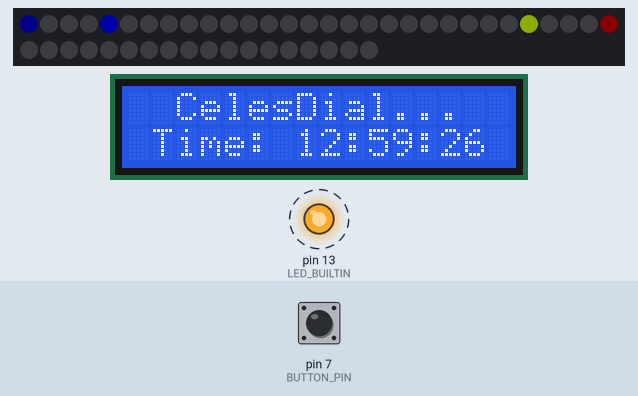
The sketch below on a simulated Arduino Uno, built with avr-gcc and run on an emulated ATmega328P. Parts: 48 RGB LEDs in strip order, left to right, continuing on the next row, 16×2 character LCD, output pins drawn as LEDs (lit = HIGH). Dashed ring = blinking. The inputs (shaded band) are chosen by the test bench; at power-on: pin 7 (BUTTON_PIN) HIGH. Dim RGB values are drawn brighter than linear; the local clock reads 2024-03-15 10:24:30 at power-on unless the sketch sets it; what the sketch prints to the serial monitor is not drawn.

Above: at 1.1 s.
1.2 s: pin 7 (BUTTON_PIN) pulled LOW for 0.15 s
At 2.8 s:
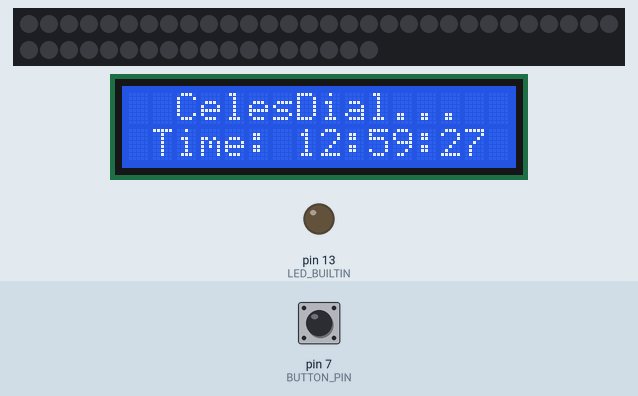
4.3 s: pin 7 (BUTTON_PIN) pulled LOW for 1 s
At 4.46 s:
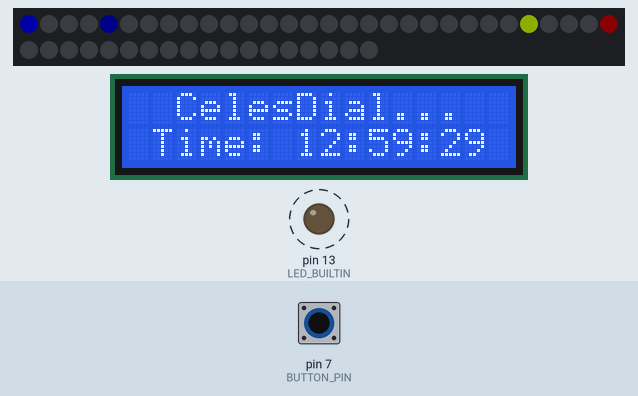
6.8 s: pin 7 (BUTTON_PIN) pulled LOW for 0.15 s
At 7.8 s:
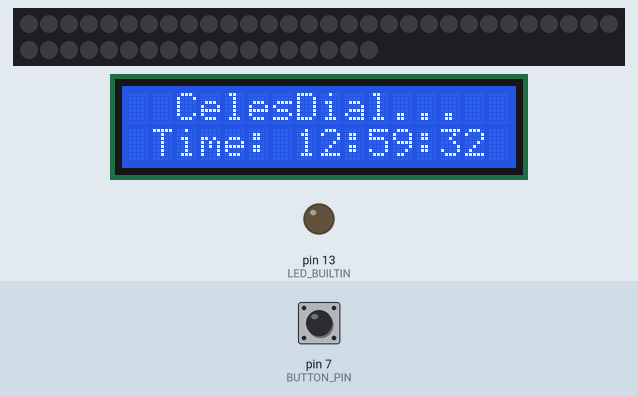
8.5 s: pin 7 (BUTTON_PIN) pulled LOW for 1 s
At 26.17 s:
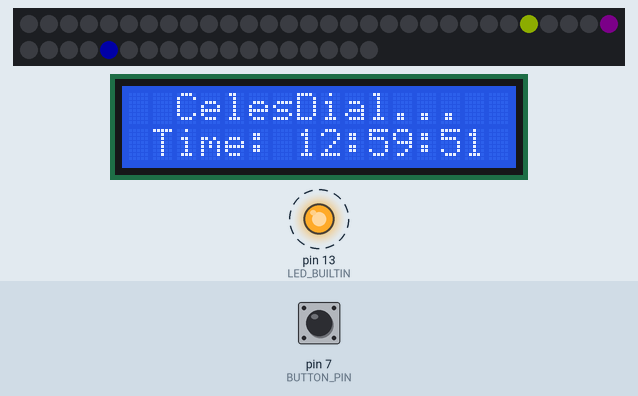
Timing chart, 0 to 27.6 s (numbered marks = the images above; inputs shaded):
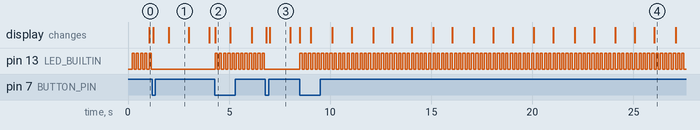

The sketch:

CelesDial_Controller.ino
```cpp
/*
Final year project for CelesDial controller. It includes the following hardware attached

1. RTC clock module DS1302 (CLK=Pin4, DAT=Pin3, RST=Pin2)
2. Push button (Input=Pin7). ACtive LOW.
3. RGB LED strip with WS2812 (Data-in=Pin10)
4. LCD Module (16 x 2) (SDA=A4, SCL=A5, I2C address=0x27)

Student Name: Ho Chi Him Samuel
Student Number: 230688185

*/

#include <Arduino.h>
//#include <Ds1302.h>
#include "uRTCLib.h"
#include <Adafruit_NeoPixel.h>
//#include <Wire.h>
#include <LiquidCrystal_I2C.h>

//Define hardware parameter constant
#define BUTTON_PIN    7
#define LED_DATA_PIN  10
#define RTC_CLK       4
#define RTC_DAT       3
#define RTC_RST       2
#define NeoPixel_PIN  10
#define NUM_LED       48 //LED strip has 48 LEDs but we used them just certain number of LED at specific position
#define BRIGHT_LEVEL  50 //Original 80
#define HIGH          1
#define LOW           0
#define LCD_I2C       0x27
#define RTC_DS1307_I2C  0x68
#define STOP          Serial.println("Stop for debugging");while (true) {}


//Common variables
int button_val = 0;
const static char* week_days[] = {"Mon", "Tue", "Wed", "Thu", "Fri", "Sat", "Sun"};
const static uint8_t led_pos[12] = {25, 22, 17, 13, 9, 4, 0, 47, 43, 38, 34, 29};
const static uint32_t led_dim[4] = {0x0000cc, 0x000099, 0x000066, 0x000033};

//Ds1302 rtc(RTC_RST, RTC_CLK, RTC_DAT);
uRTCLib rtc(RTC_DS1307_I2C);
Adafruit_NeoPixel rgb_led = Adafruit_NeoPixel(NUM_LED, NeoPixel_PIN, NEO_GRB + NEO_KHZ800);
LiquidCrystal_I2C lcd(LCD_I2C, 16, 2);

/*
Clock arm: Hour = Red, Min = Green, Sec = Blue
*/
void clock_arm (uint8_t t_hour, uint8_t t_min, uint8_t t_sec) {

  uint8_t t_5_min = 0, t_5_sub_min = 0, t_5_sec = 0, t_5_sub_sec = 0;

  //t_hour *= 5; //Special handle of hour time.
  //t_5_hour = t_hour / 5; // This will not use at hour arm
  //t_5_sub_hour = t_hour % 5; //Thiw will not use at hour arm
  t_5_min = t_min / 5;//As t_5_min is integer, so if t_min 0,1,2,3,4,5,6,7,8,9,10,11...., t_5_min will be 0,0,0,0,0,1,1,1,1,1,2,2...
  t_5_sub_min = t_min % 5; // if t_min 0,1,2,3,4,5,6,7,8,9,10,11...., t_5_sub_min will be 0,1,2,3,4,0,1,2,3,4,0,1...
  t_5_sec = t_sec / 5;
  t_5_sub_sec = t_sec % 5;

  //Hour Arm showing: GREEN
  if (t_hour == 12)
    rgb_led.setPixelColor(led_pos[0], 0x00ff00 | rgb_led.getPixelColor(led_pos[0])); //t_hour always 1, 2...12
  else
    rgb_led.setPixelColor(led_pos[t_hour], 0x00ff00 | rgb_led.getPixelColor(led_pos[t_hour])); //t_hour always 1, 2...12;


  /*
  if (t_5_sub_hour == 0) {
    rgb_led.setPixelColor(led_pos[t_5_hour], 0x00ff00 | rgb_led.getPixelColor(led_pos[t_5_hour]));
  }
  else { //This case never happen fpr hour arm, can be deleted this
    if (t_5_hour == 11) { //Special case of 12 -> 1
      rgb_led.setPixelColor(led_pos[11], led_dim[t_5_sub_hour - 1] <<8 |rgb_led.getPixelColor(led_pos[11]));
      rgb_led.setPixelColor(led_pos[0], led_dim[4 - t_5_sub_hour] <<8 | rgb_led.getPixelColor(led_pos[0]));

    }
    else { //This will not used, can be deleted it.
      rgb_led.setPixelColor(led_pos[t_5_hour], led_dim[t_5_sub_hour - 1] <<8 | rgb_led.getPixelColor(led_pos[t_5_hour]));
      rgb_led.setPixelColor(led_pos[t_5_hour + 1], led_dim[4 - t_5_sub_hour] <<8 | rgb_led.getPixelColor(led_pos[t_5_hour + 1]));

    }
  }
*/
  //Min Arm showing: RED
  if (t_5_sub_min == 0) {
    rgb_led.setPixelColor(led_pos[t_5_min], 0xff0000 | rgb_led.getPixelColor(led_pos[t_5_min]));
  }
  else {
    if (t_5_min == 11) {
      rgb_led.setPixelColor(led_pos[11], led_dim[t_5_sub_min - 1] <<16 |rgb_led.getPixelColor(led_pos[11]));//Gradually dim out
      rgb_led.setPixelColor(led_pos[0], led_dim[4 - t_5_sub_min] <<16 | rgb_led.getPixelColor(led_pos[0]));//Gradually light up

    }
    else {
      rgb_led.setPixelColor(led_pos[t_5_min], led_dim[t_5_sub_min - 1] <<16 | rgb_led.getPixelColor(led_pos[t_5_min]));//Gradually dim out
      rgb_led.setPixelColor(led_pos[t_5_min + 1], led_dim[4 - t_5_sub_min] <<16 | rgb_led.getPixelColor(led_pos[t_5_min + 1]));//Gradually light up

    }
  }

  //Sec Arm showing: BLUE
  if (t_5_sub_sec == 0) {
    rgb_led.setPixelColor(led_pos[t_5_sec], 0x0000ff | rgb_led.getPixelColor(led_pos[t_5_sec]));
  }
  else {
    if (t_5_sec == 11) {
      rgb_led.setPixelColor(led_pos[11], led_dim[t_5_sub_sec - 1] | rgb_led.getPixelColor(led_pos[11]));
      rgb_led.setPixelColor(led_pos[0], led_dim[4 - t_5_sub_sec] | rgb_led.getPixelColor(led_pos[0]));

    }
    else {
      rgb_led.setPixelColor(led_pos[t_5_sec], led_dim[t_5_sub_sec - 1] | rgb_led.getPixelColor(led_pos[t_5_sec]));
      rgb_led.setPixelColor(led_pos[t_5_sec + 1], led_dim[4 - t_5_sub_sec] | rgb_led.getPixelColor(led_pos[t_5_sec + 1]));
    }
  }


  rgb_led.show();

}


void setup() {
  Wire.begin(); //For DS1307 RTC
  static uint8_t last_second = 0;
  uint8_t display_hour = 0;
  bool power_on = true;
  bool button_state = false;
  bool is_set_clock = true; //If you want to set clock, set it to true, set dat/time value, then upload the program
  bool led_on_off = false;

  uint8_t now_year, now_month, now_day, now_hour, now_minute, now_second, now_week_day;


  Serial.begin(9600); //Serial port just for debug only.
  pinMode(BUTTON_PIN, INPUT);
  pinMode(LED_BUILTIN, OUTPUT);
  //rtc.init();
  rgb_led.begin();
  rgb_led.setBrightness(BRIGHT_LEVEL);

  //Init LCD
  lcd.init();
  lcd.backlight();

  //Clear all LED first
  rgb_led.clear();
  rgb_led.show();

  //Set date and time here
  if (is_set_clock) {
    // rtc.set(second, minute, hour, dayOfWeek, dayOfMonth, month, year)
    rtc.set(25, 59, 12, 2, 18, 6, 25);
    is_set_clock = false;
  }

  //LCD Testing
  lcd.setCursor(1, 0);
  lcd.print(" CelesDial...");

  //User define loop. Will not use Arduino assinged loop()
  while (true) {

    if (digitalRead(BUTTON_PIN) == LOW){
      if (button_state == false) {
        button_state = true;
        power_on = !power_on;
      }
    }
    else button_state = false;

    //Ds1302::DateTime now;
    //rtc.getDateTime (&now);

    //Get Date Time
    rtc.refresh();
    now_year = rtc.year();
    now_month = rtc.month();
    now_day = rtc.day();
    now_hour = rtc.hour();
    now_minute = rtc.minute();
    now_second = rtc.second();
    now_week_day = rtc.dayOfWeek();


    if (last_second !=now_second){
      last_second = now_second;
      if (now_hour >12)
        display_hour = now_hour - 12;
      else
        display_hour = now_hour;

      lcd.setCursor(1, 1);
      Serial.print("Time and Date: ");
      lcd.print("Time: ");
      Serial.print("20");
      Serial.print(now_year);    // 00-99
      Serial.print('-');
      if (now_month < 10) Serial.print('0');
      Serial.print(now_month);   // 01-12
      Serial.print('-');
      if (now_day < 10) Serial.print('0');
      Serial.print(now_day);     // 01-31
      Serial.print(' ');
      Serial.print(week_days[now_week_day - 1]); // 1-7
      Serial.print(' ');
      if (now_hour < 10) {
        Serial.print('0');
        lcd.print('0');
      }
      Serial.print(now_hour);
      lcd.print(display_hour);
      lcd.print(':');    // 00-23
      Serial.print(':');
      if (now_minute < 10) {
      Serial.print('0');
      lcd.print('0');
      }
      Serial.print(now_minute);  // 00-59
      lcd.print(now_minute);
      Serial.print(':');
      lcd.print(':');
      if (now_second < 10) {
        Serial.print('0');
        lcd.print('0');
      }
      Serial.print(now_second);  // 00-59
      lcd.print(now_second);
      Serial.println();
      }
      if (power_on) {
      clock_arm(display_hour, now_minute, now_second);
      led_on_off ?  digitalWrite(LED_BUILTIN, HIGH) : digitalWrite(LED_BUILTIN, LOW);
      led_on_off = !led_on_off;
      delay (100); //Time is ms
      rgb_led.clear();
      }
      else {
        rgb_led.clear();
        rgb_led.show();
        digitalWrite(LED_BUILTIN, LOW);
      }


    }

}
```

Measured:
- after the input at 1.2 s, pin 13 (LED_BUILTIN): stops changing and stays LOW
- after the input at 4.3 s, pin 13 (LED_BUILTIN): alternates HIGH for 0.10 s and LOW for 0.10 s, starting at once
- after the input at 6.8 s, pin 13 (LED_BUILTIN): stops changing and stays LOW
- after the input at 8.5 s, pin 13 (LED_BUILTIN): alternates HIGH for 0.10 s and LOW for 0.10 s, starting at once
- by itself, pin 13 (LED_BUILTIN): alternates HIGH for 0.10 s and LOW for 0.10 s
- what the display in image 1 shows lasts 1.0 s, from 2.0 s to 3.0 s
- what the display in image 2 shows lasts 0.8 s, from 4.3 s to 5.1 s
